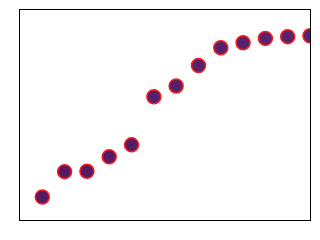

Notebook code for this chart:
### Code cell
my_plotly_plot(
    figure=fig,

    # layout=None,
    # layout_override=None,

    plot_name="al_main_plot_zoomed",
    save_dir="out_plot",
    data=None,
    write_pdf_svg=True,
    write_html=True,
    write_png=True,
    png_scale=10,
    write_pdf=True,

    # write_svg=False,
    # upload_plot=False,
    )

fig.show()

### Figure 1 — Plotly figure (JSON) as saved in the notebook; plotly's stock layout.template omitted (floating-point values rounded to 4 significant figures; data arrays with more than 128 entries replaced by an {"elided": "..."} marker saying what was removed)
{"data": [{"error_y": {"array": {"elided": "259 float values"}, "color": "rgba(80,80,60,1.0)", "thickness": 0.3, "type": "data", "visible": true, "width": 1.5}, "marker": {"color": {"elided": "259 float values"}, "colorscale": [[0, "#440154"], [0.1111, "#482878"], [0.2222, "#3e4989"], [0.3333, "#31688e"], [0.4444, "#26828e"], [0.5556, "#1f9e89"], [0.6667, "#35b779"], [0.7778, "#6ece58"], [0.8889, "#b5de2b"], [1, "#fde725"]], "line": {"color": {"elided": "259 str values"}, "width": {"elided": "259 float values"}}, "opacity": 0.9, "size": {"elided": "259 int values"}}, "mode": "markers", "text": {"elided": "259 int values"}, "type": "scatter", "x": {"elided": "259 mixed values"}, "y": {"elided": "259 float values"}}], "layout": {"font": {"color": "black", "family": "Arial"}, "height": 135, "margin": {"b": 20, "l": 20, "r": 10, "t": 10}, "paper_bgcolor": "rgba(0, 0, 0, 0)", "plot_bgcolor": "rgba(0, 0, 0, 0)", "showlegend": false, "width": 225, "xaxis": {"linecolor": "black", "linewidth": 1, "mirror": true, "range": [-1, 12], "showgrid": false, "showline": true, "showticklabels": false, "type": "linear"}, "yaxis": {"linecolor": "black", "linewidth": 1, "mirror": true, "range": [-6.477, -6.41], "showgrid": false, "showline": true, "showticklabels": false, "type": "linear"}}}
